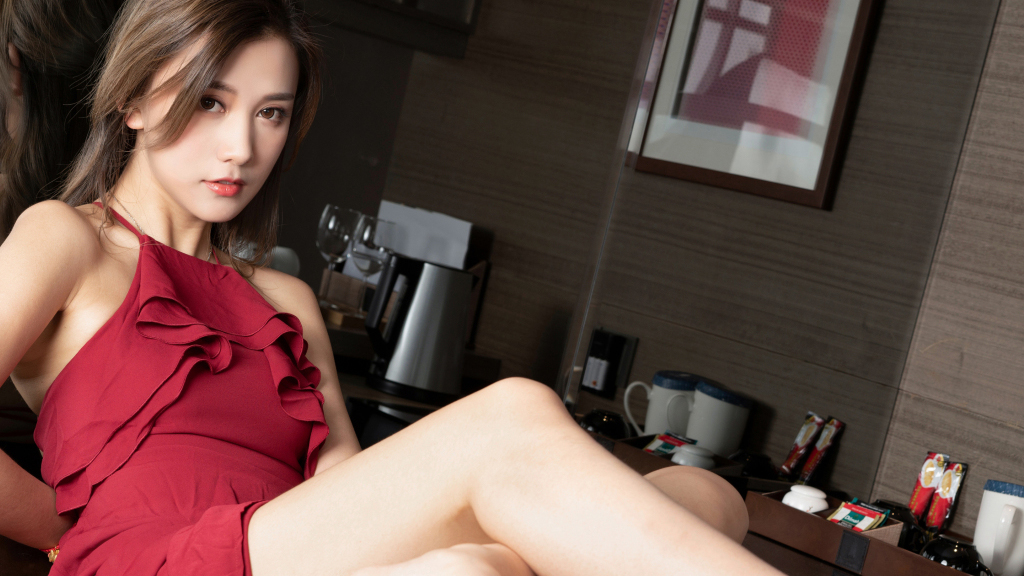
#> input picture beautifulgirl.jpg, 1024 x 576 px
$ python '图像直方图统计.py'
#> lines starting #> are read from the running program, lines starting #| are printed output that depends on the picture
import cv2 as cv
import numpy as np
from matplotlib import pyplot as plt

def plot3():
    img = cv.imread('beautifulgirl.jpg', 1)
    # print(img.shape)
    # img_np = np.array(img)
    plt.hist(img.reshape([-1]), 256, [0, 256]);
    plt.show()

def plt2():
    img = cv.imread('beautifulgirl.jpg', 1)
    histr = cv.calcHist([img], [0], None, [256], [0, 256])
    plt.plot(histr, color='b')
    plt.xlim([0, 256])
    plt.show()


def plt1():
    img = cv.imread('beautifulgirl.jpg', 1)
    color = ('b', 'g', 'r')
    for i, col in enumerate(color):
        histr = cv.calcHist([img], [i], None, [256], [0, 256])
        # hist是一个shape为(256,1)的数组，表示0-255每个像素值对应的像素个数，下标即为相应的像素值
        plt.plot(histr, color=col)
        plt.xlim([0, 256])
    plt.show()


def main():
    img = cv.imread('beautifulgirl.jpg', 0)
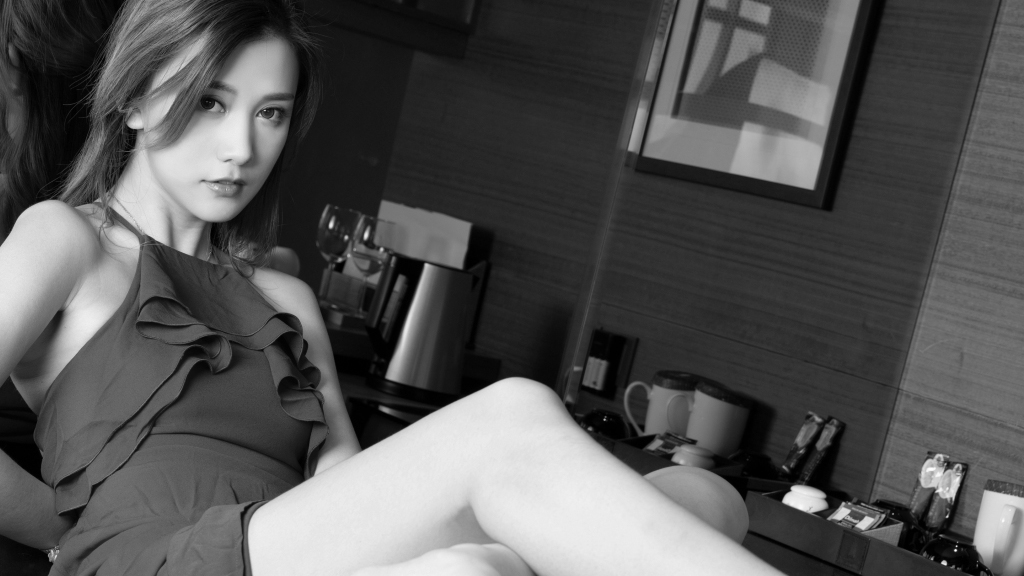
#> img: shape (576, 1024); min 0, max 255, mean 85.6
    # 得到计算灰度直方图的值
    n = np.array(img)
    xy = xygray(img)
#| (576, 1024)
#| 589824
#> xy = 256 values, max 8260 at index 52, min 0 at index 252, mean 2304

    # 画出灰度直方图
    x_range = range(256)
    plt.plot(x_range, xy, "r", linewidth=2, c='black')
    # 设置坐标轴的范围
    y_maxValue = np.max(xy)
#> y_maxValue = 8260
    plt.axis([0, 255, 0, y_maxValue])
    # 设置坐标轴的标签
    plt.xlabel('gray Level')
    plt.ylabel("number of pixels")
    plt.show()
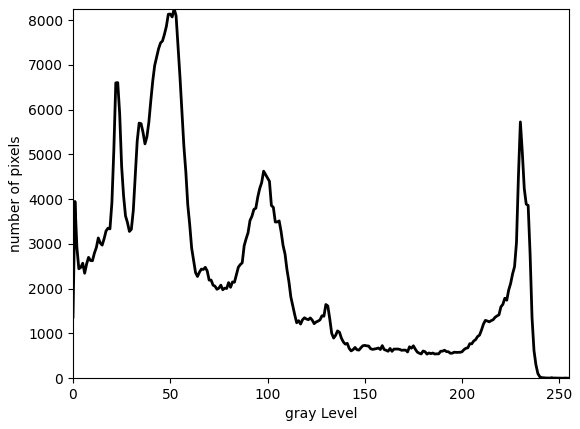
#> figure drawn by matplotlib, 1 panel; curve peaks at x = 52, y = 8260


def xygray(img):
    # 得到高和宽
    rows, cols = img.shape
    print(img.shape)
    # 存储灰度直方图
    xy = np.zeros([256], np.uint64)
    for r in range(rows):
        for c in range(cols):
            xy[img[r][c]] += 1
    # 返回一维ndarry
    print(xy.sum())
    return xy


if __name__ == "__main__":

    main()
